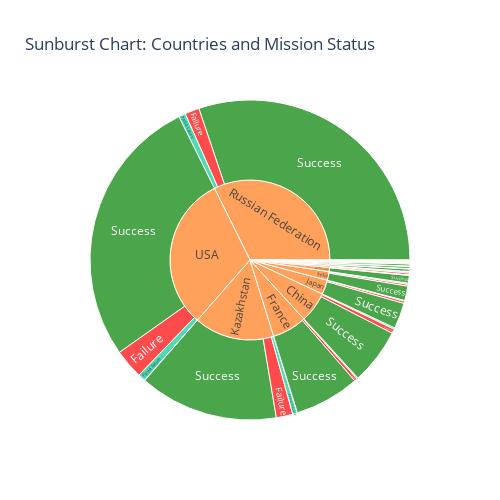

Notebook source saved alongside this figure:
### Markdown cell above
# Created a Plotly Sunburst Chart of the countries, organisations, and mission status.

### Code cell
df_aggregated = df_data.groupby(['country', 'Mission_Status']).size().reset_index(name='count')

fig = px.sunburst(
    df_aggregated,
    path=['country', 'Mission_Status'],  # Simpler hierarchy with just country and Mission_Status
    values='count',  # Use the count of launches as the size of the slices
    title="Sunburst Chart: Countries and Mission Status",
    color='Mission_Status',  # Color by Mission_Status
    color_discrete_map={'Success': 'green', 'Failure': 'red'},  # Custom colors
    width=500,  # Adjust width for better clarity
    height=500  # Adjust height for better clarity
)

fig.show()

### Figure 1 — Plotly figure (JSON) as saved in the notebook; plotly's stock layout.template omitted (floating-point values rounded to 4 significant figures)
{"data": [{"branchvalues": "total", "customdata": [["Failure"], ["Success"], ["Success"], ["Partial Failure"], ["Partial Failure"], ["Partial Failure"], ["Success"], ["Failure"], ["Success"], ["Failure"], ["Success"], ["Failure"], ["Success"], ["Failure"], ["Failure"], ["Failure"], ["Success"], ["Prelaunch Failure"], ["Partial Failure"], ["Failure"], ["Failure"], ["Success"], ["Success"], ["Failure"], ["Prelaunch Failure"], ["Failure"], ["Success"], ["Success"], ["Success"], ["Partial Failure"], ["Success"], ["Prelaunch Failure"], ["Prelaunch Failure"], ["Partial Failure"], ["Partial Failure"], ["Failure"], ["Failure"], ["Failure"], ["Failure"], ["Success"], ["Success"], ["(?)"], ["(?)"], ["(?)"], ["(?)"], ["(?)"], ["(?)"], ["(?)"], ["(?)"], ["(?)"], ["Success"], ["(?)"], ["(?)"], ["(?)"], ["(?)"], ["(?)"], ["(?)"]], "domain": {"x": [0, 1], "y": [0, 1]}, "hovertemplate": "labels=%{label}<br>count=%{value}<br>parent=%{parent}<br>id=%{id}<br>Mission_Status=%{customdata[0]}<extra></extra>", "ids": ["Australia/Failure", "Australia/Success", "Japan/Success", "USA/Partial Failure", "Japan/Partial Failure", "France/Partial Failure", "Iran/Success", "South Korea/Failure", "New Zealand/Success", "North Korea/Failure", "France/Success", "Japan/Failure", "Pacific Ocean/Success", "China/Failure", "India/Failure", "Pacific Ocean/Failure", "Russian Federation/Success", "Brazil/Prelaunch Failure", "Kazakhstan/Partial Failure", "Iran/Failure", "Kazakhstan/Failure", "Kazakhstan/Success", "South Korea/Success", "France/Failure", "Iran/Prelaunch Failure", "USA/Failure", "North Korea/Success", "Kenya/Success", "Israel/Success", "Russian Federation/Partial Failure", "China/Success", "USA/Prelaunch Failure", "Kazakhstan/Prelaunch Failure", "India/Partial Failure", "China/Partial Failure", "Russian Federation/Failure", "New Zealand/Failure", "Israel/Failure", "Brazil/Failure", "India/Success", "USA/Success", "Australia", "Brazil", "China", "France", "India", "Iran", "Israel", "Japan", "Kazakhstan", "Kenya", "New Zealand", "North Korea", "Pacific Ocean", "Russian Federation", "South Korea", "USA"], "labels": ["Failure", "Success", "Success", "Partial Failure", "Partial Failure", "Partial Failure", "Success", "Failure", "Success", "Failure", "Success", "Failure", "Success", "Failure", "Failure", "Failure", "Success", "Prelaunch Failure", "Partial Failure", "Failure", "Failure", "Success", "Success", "Failure", "Prelaunch Failure", "Failure", "Success", "Success", "Success", "Partial Failure", "Success", "Prelaunch Failure", "Prelaunch Failure", "Partial Failure", "Partial Failure", "Failure", "Failure", "Failure", "Failure", "Success", "Success", "Australia", "Brazil", "China", "France", "India", "Iran", "Israel", "Japan", "Kazakhstan", "Kenya", "New Zealand", "North Korea", "Pacific Ocean", "Russian Federation", "South Korea", "USA"], "marker": {"colors": ["red", "green", "green", "#00cc96", "#00cc96", "#00cc96", "green", "red", "green", "red", "green", "red", "green", "red", "red", "red", "green", "#ab63fa", "#00cc96", "red", "red", "green", "green", "red", "#ab63fa", "red", "green", "green", "green", "#00cc96", "green", "#ab63fa", "#ab63fa", "#00cc96", "#00cc96", "red", "red", "red", "red", "green", "green", "#FFA15A", "#FFA15A", "#FFA15A", "#FFA15A", "#FFA15A", "#FFA15A", "#FFA15A", "#FFA15A", "#FFA15A", "green", "#FFA15A", "#FFA15A", "#FFA15A", "#FFA15A", "#FFA15A", "#FFA15A"]}, "name": "", "parents": ["Australia", "Australia", "Japan", "USA", "Japan", "France", "Iran", "South Korea", "New Zealand", "North Korea", "France", "Japan", "Pacific Ocean", "China", "India", "Pacific Ocean", "Russian Federation", "Brazil", "Kazakhstan", "Iran", "Kazakhstan", "Kazakhstan", "South Korea", "France", "Iran", "USA", "North Korea", "Kenya", "Israel", "Russian Federation", "China", "USA", "Kazakhstan", "India", "China", "Russian Federation", "New Zealand", "Israel", "Brazil", "India", "USA", "", "", "", "", "", "", "", "", "", "", "", "", "", "", "", ""], "type": "sunburst", "values": [3, 3, 113, 33, 3, 5, 5, 2, 11, 3, 285, 10, 33, 19, 8, 3, 1305, 1, 20, 8, 72, 608, 1, 13, 1, 129, 2, 9, 9, 30, 244, 1, 1, 5, 6, 63, 2, 2, 2, 63, 1188, 6, 3, 269, 303, 76, 14, 11, 126, 701, 9, 13, 5, 36, 1398, 3, 1351]}], "layout": {"height": 500, "legend": {"tracegroupgap": 0}, "title": {"text": "Sunburst Chart: Countries and Mission Status"}, "width": 500}}
